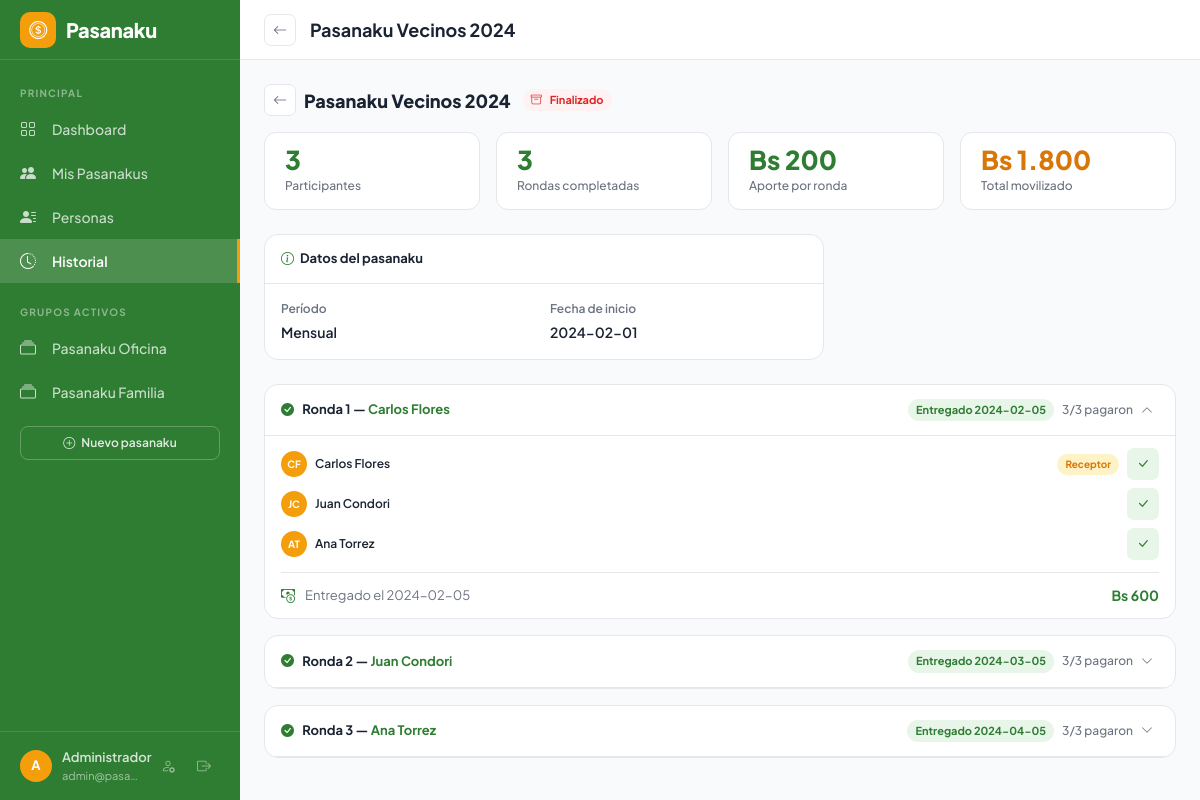
The page /?page=historial&action=detail&id=3 (signed in) on the database its author committed.
### tables this page shows
CREATE TABLE IF NOT EXISTS `pasanakus` (
  `id`                  INT PRIMARY KEY AUTO_INCREMENT,
  `nombre`              VARCHAR(255) NOT NULL,
  `monto_contribucion`  DECIMAL(10,2) NOT NULL,
  `periodo`             ENUM('semanal','quincenal','mensual') NOT NULL DEFAULT 'mensual',
  `fecha_inicio`        DATE NOT NULL,
  `estado`              ENUM('activo','finalizado') NOT NULL DEFAULT 'activo',
  `created_at`          TIMESTAMP DEFAULT CURRENT_TIMESTAMP
);

CREATE TABLE IF NOT EXISTS `personas` (
  `id`         INT PRIMARY KEY AUTO_INCREMENT,
  `nombre`     VARCHAR(255) NOT NULL,
  `telefono`   VARCHAR(50),
  `created_at` TIMESTAMP DEFAULT CURRENT_TIMESTAMP
);

CREATE TABLE IF NOT EXISTS `entregas` (
  `id`              INT PRIMARY KEY AUTO_INCREMENT,
  `pasanaku_id`     INT NOT NULL,
  `participante_id` INT NOT NULL,
  `ronda`           INT NOT NULL,
  `fecha_entrega`   DATE NOT NULL,
  `notas`           TEXT NULL,
  `created_at`      TIMESTAMP DEFAULT CURRENT_TIMESTAMP,
  FOREIGN KEY (`pasanaku_id`)     REFERENCES `pasanakus`(`id`) ON DELETE CASCADE,
  FOREIGN KEY (`participante_id`) REFERENCES `pasanaku_participantes`(`id`) ON DELETE CASCADE
);

CREATE TABLE IF NOT EXISTS `pasanaku_participantes` (
  `id`          INT PRIMARY KEY AUTO_INCREMENT,
  `pasanaku_id` INT NOT NULL,
  `persona_id`  INT NOT NULL,
  `orden`       INT NOT NULL DEFAULT 1,
  `activo`      TINYINT(1) NOT NULL DEFAULT 1,
  `created_at`  TIMESTAMP DEFAULT CURRENT_TIMESTAMP,
  FOREIGN KEY (`pasanaku_id`) REFERENCES `pasanakus`(`id`) ON DELETE CASCADE,
  FOREIGN KEY (`persona_id`)  REFERENCES `personas`(`id`)  ON DELETE CASCADE
);

### controllers/AdminController.php (called while the page is built, shortened)
<?php
class AdminController {
    public static function historialDetail(): void {
        require_once __DIR__ . '/../models/Pasanaku.php';
        require_once __DIR__ . '/../models/Participante.php';
        require_once __DIR__ . '/../models/Entrega.php';
        $id       = (int)($_GET['id'] ?? 0);
        $pasanaku = Pasanaku::find($id);
        $participantes = Participante::byPasanaku($id);
        $numRondas     = count($participantes);
        $pagosMap = [];
        for ($r = 1; $r <= $numRondas; $r++) {
            $pagos = Pago::byPasanakuRonda($id, $r);
            foreach ($pagos as $p) {
                $pagosMap[$r][$p['participante_id']] = true;
            }
        }
        $entregasMap = [];
        $entregas    = Entrega::byPasanaku($id);
        foreach ($entregas as $e) {
            $entregasMap[$e['ronda']] = $e;
        }
        require __DIR__ . '/../views/historial/detail.php';
    }
}

### config/database.php (called while the page is built, shortened)
<?php
function getDB(): PDO {
    static $pdo = null;
    if ($pdo === null) {
        $dsn = 'mysql:host=' . DB_HOST . ';dbname=' . DB_NAME . ';charset=' . DB_CHARSET;
        $pdo = new PDO($dsn, DB_USER, DB_PASS, [
            PDO::ATTR_ERRMODE            => PDO::ERRMODE_EXCEPTION,
            PDO::ATTR_DEFAULT_FETCH_MODE => PDO::FETCH_ASSOC,
            PDO::ATTR_EMULATE_PREPARES   => false,
        ]);
    }
    return $pdo;
}

### models/Pasanaku.php (called while the page is built, shortened)
<?php
require_once __DIR__ . '/../config/database.php';
class Pasanaku {
    public static function activos(): array {
        return getDB()->query('SELECT * FROM pasanakus WHERE estado = "activo" ORDER BY created_at DESC')->fetchAll();
    }
    public static function find(int $id): array|false {
        $stmt = getDB()->prepare('SELECT * FROM pasanakus WHERE id = ? LIMIT 1');
        $stmt->execute([$id]);
        return $stmt->fetch();
    }
}

### models/Participante.php (called while the page is built, shortened)
<?php
require_once __DIR__ . '/../config/database.php';
class Participante {
    public static function byPasanaku(int $pasanakuId): array {
        $stmt = getDB()->prepare(
            'SELECT pp.*, pe.nombre, pe.telefono
             FROM pasanaku_participantes pp
             JOIN personas pe ON pe.id = pp.persona_id
             WHERE pp.pasanaku_id = ?
             ORDER BY pp.orden ASC'
        );
        $stmt->execute([$pasanakuId]);
        return $stmt->fetchAll();
    }
}

### models/Entrega.php (called while the page is built, shortened)
<?php
require_once __DIR__ . '/../config/database.php';
class Entrega {
    public static function byPasanaku(int $pasanakuId): array {
        $stmt = getDB()->prepare('SELECT * FROM entregas WHERE pasanaku_id = ?');
        $stmt->execute([$pasanakuId]);
        return $stmt->fetchAll();
    }
}

### views/historial/detail.php (the view, shortened to what this page needs)
<?php
$pageTitle = htmlspecialchars($pasanaku['nombre']);
$totalRondas    = $numRondas;
$totalRecaudado = $pasanaku['monto_contribucion'] * $totalRondas * count($participantes);
require __DIR__ . '/../layout/header.php';
?>
<div class="d-flex align-items-center gap-2 mb-3 flex-wrap">
  <a href="?page=historial" class="btn-icon"><i class="bi bi-arrow-left"></i></a>
  <div style="font-size:18px;font-weight:800"><?= htmlspecialchars($pasanaku['nombre']) ?></div>
  <span class="badge-red ms-1"><i class="bi bi-archive me-1"></i>Finalizado</span>
</div>
<div class="stat-row mb-4">
  <div class="stat-pill">
    <div class="stat-pill-val"><?= count($participantes) ?></div>
    <div class="stat-pill-label">Participantes</div>
  </div>
  <div class="stat-pill">
    <div class="stat-pill-val"><?= $totalRondas ?></div>
    <div class="stat-pill-label">Rondas completadas</div>
  </div>
  <div class="stat-pill">
    <div class="stat-pill-val"><?= formatBs($pasanaku['monto_contribucion']) ?></div>
    <div class="stat-pill-label">Aporte por ronda</div>
  </div>
  <div class="stat-pill">
    <div class="stat-pill-val" style="color:var(--pk-amber-dark)"><?= formatBs($totalRecaudado) ?></div>
    <div class="stat-pill-label">Total movilizado</div>
  </div>
</div>
<div class="detail-panel mb-4" style="max-width:560px">
  <div class="panel-header"><span><i class="bi bi-info-circle"></i>Datos del pasanaku</span></div>
  <div style="padding:16px;display:grid;grid-template-columns:1fr 1fr;gap:12px">
    <div>
      <div class="form-label-sm">Período</div>
      <div style="font-size:14px;font-weight:600;text-transform:capitalize"><?= $pasanaku['periodo'] ?></div>
    </div>
    <div>
      <div class="form-label-sm">Fecha de inicio</div>
      <div style="font-size:14px;font-weight:600"><?= $pasanaku['fecha_inicio'] ?></div>
    </div>
  </div>
</div>
<?php for ($r = 1; $r <= $totalRondas; $r++):
  $receptor = null;
  foreach ($participantes as $p) {
    if ((int)$p['orden'] === $r && $p['activo']) { $receptor = $p; break; }
  }
  $entrega      = $entregasMap[$r] ?? null;
  $pagadosRonda = array_filter($participantes, fn($p) => !empty($pagosMap[$r][$p['id']]));
  $pagadosCount = count($pagadosRonda);
  $totalParts   = count($participantes);
?>
<div class="detail-panel mb-3">
  <div class="panel-header" style="cursor:pointer" onclick="toggleRonda(<?= $r ?>)">
    <span>
      <?php if ($entrega): ?>
        <i class="bi bi-check-circle-fill" style="color:var(--pk-green);margin-right:6px"></i>
      <?php else: ?>
        <i class="bi bi-circle" style="color:var(--pk-muted);margin-right:6px"></i>
      <?php endif; ?>
      Ronda <?= $r ?>
      <?php if ($receptor): ?>
        — <span style="color:var(--pk-green);font-weight:700"><?= htmlspecialchars($receptor['nombre']) ?></span>
      <?php endif; ?>
    </span>
    <div class="d-flex align-items-center gap-2">
      <?php if ($entrega): ?>
        <span class="badge-green">Entregado <?= $entrega['fecha_entrega'] ?></span>
      <?php endif; ?>
      <span style="font-size:12px;color:var(--pk-muted);font-weight:500"><?= $pagadosCount ?>/<?= $totalParts ?> pagaron</span>
      <i class="bi bi-chevron-down" id="chevron-<?= $r ?>" style="color:var(--pk-muted);font-size:12px;transition:transform 0.2s"></i>
    </div>
  </div>
  <div id="ronda-body-<?= $r ?>" style="display:none">
    <div style="padding:12px 16px">
      <?php foreach ($participantes as $p):
        $esReceptor = ((int)$p['orden'] === $r);
        $pagado     = !empty($pagosMap[$r][$p['id']]);
      ?>
      <div class="payment-row" style="margin-bottom:8px">
        <div class="d-flex align-items-center gap-2" style="flex:1;min-width:0">
          <div class="user-avatar" style="width:26px;height:26px;font-size:10px;flex-shrink:0">
            <?= initials($p['nombre']) ?>
          </div>
          <span class="payment-row-name"><?= htmlspecialchars($p['nombre']) ?></span>
          <?php if ($esReceptor): ?>
            <span class="badge-amber" style="font-size:10px">Receptor</span>
          <?php endif; ?>
        </div>
        <div class="pay-cell <?= $pagado ? 'pay-paid' : 'pay-na' ?>" style="cursor:default" title="<?= $pagado ? 'Pagó' : 'No pagó' ?>">
          <?php if ($pagado): ?>
            <i class="bi bi-check-lg"></i>
          <?php else: ?>
            <i class="bi bi-x-lg" style="font-size:11px"></i>
          <?php endif; ?>
        </div>
      </div>
      <?php endforeach; ?>
      <?php if ($entrega): ?>
      <div style="margin-top:12px;padding-top:12px;border-top:1px solid var(--pk-border);display:flex;align-items:center;gap:10px">
        <i class="bi bi-cash-coin" style="color:var(--pk-green)"></i>
        <span style="font-size:13px;color:var(--pk-muted)">Entregado el <?= $entrega['fecha_entrega'] ?></span>
        <strong style="color:var(--pk-green);margin-left:auto"><?= formatBs($pasanaku['monto_contribucion'] * $totalParts) ?></strong>
      </div>
      <?php endif; ?>
    </div>
  </div>
</div>
<?php endfor; ?>
<?php require __DIR__ . '/../layout/footer.php'; ?>

### views/layout/header.php (shortened to what this page needs)
<!DOCTYPE html>
<html lang="es">
<head>
  <link href="https://cdn.jsdelivr.net/npm/bootstrap@5.3.3/dist/css/bootstrap.min.css" rel="stylesheet">
  <link href="https://cdn.jsdelivr.net/npm/bootstrap-icons@1.11.3/font/bootstrap-icons.min.css" rel="stylesheet">
  <link href="<?= BASE_URL ?>assets/css/app.css?v=<?= @filemtime(__DIR__ . '/../../assets/css/app.css') ?>" rel="stylesheet">
</head>
<body>
<?php
$currentPage   = $_GET['page']   ?? 'dashboard';
$currentAction = $_GET['action'] ?? 'index';
$currentPkId   = $_GET['id']     ?? null;
$adminNombre   = $_SESSION['admin_nombre'] ?? 'Admin';
$adminEmail    = $_SESSION['admin_email']  ?? '';
function initials(string $name): string {
  $parts = explode(' ', trim($name));
  $ini = '';
  foreach (array_slice($parts, 0, 2) as $p) { $ini .= mb_strtoupper(mb_substr($p, 0, 1)); }
  return $ini ?: '?';
}
function formatBs(float $n): string { return 'Bs ' . number_format($n, 0, ',', '.'); }
?>
<div class="app-shell">
  <nav class="sidebar">
    <div class="sidebar-brand">
      <div class="brand-name">
        <div class="brand-icon"><i class="bi bi-coin"></i></div>
        Pasanaku
      </div>
    </div>
    <div class="sidebar-nav">
      <div class="nav-section-label">Principal</div>
      <a href="?page=dashboard" class="nav-item-btn <?= $currentPage === 'dashboard' ? 'active' : '' ?>">
        <i class="bi bi-grid"></i> Dashboard
      </a>
      <a href="?page=pasanaku" class="nav-item-btn <?= ($currentPage === 'pasanaku' && $currentAction !== 'detail') ? 'active' : '' ?>">
        <i class="bi bi-people-fill"></i> Mis Pasanakus
      </a>
      <a href="?page=personas" class="nav-item-btn <?= $currentPage === 'personas' ? 'active' : '' ?>">
        <i class="bi bi-person-lines-fill"></i> Personas
      </a>
      <a href="?page=historial" class="nav-item-btn <?= $currentPage === 'historial' ? 'active' : '' ?>">
        <i class="bi bi-clock-history"></i> Historial
      </a>
      <?php
      require_once __DIR__ . '/../../models/Pasanaku.php';
      $navPasanakus = Pasanaku::activos();
      if ($navPasanakus):
      ?>
      <div class="nav-section-label" style="margin-top:8px">Grupos activos</div>
      <?php foreach ($navPasanakus as $navPk): ?>
      <a href="?page=pasanaku&action=detail&id=<?= $navPk['id'] ?>"
        class="nav-item-btn <?= ($currentPage === 'pasanaku' && $currentAction === 'detail' && (int)$currentPkId === $navPk['id']) ? 'active' : '' ?>">
        <i class="bi bi-collection"></i>
        <span style="overflow:hidden;text-overflow:ellipsis;white-space:nowrap"><?= htmlspecialchars($navPk['nombre']) ?></span>
      </a>
      <?php endforeach; ?>
      <?php endif; ?>
      <div style="padding:12px 20px 0">
        <a href="?page=pasanaku&action=create" class="btn-pk-outline btn-pk-outline-sidebar w-100 justify-content-center" style="font-size:12px">
          <i class="bi bi-plus-circle"></i> Nuevo pasanaku
        </a>
      </div>
    </div>
    <div class="sidebar-footer">
      <div class="user-chip">
        <div class="user-avatar"><?= initials($adminNombre) ?></div>
        <div style="min-width:0">
          <div style="font-weight:600;font-size:13px"><?= htmlspecialchars($adminNombre) ?></div>
          <div style="font-size:11px;opacity:0.7;overflow:hidden;text-overflow:ellipsis;white-space:nowrap"><?= htmlspecialchars($adminEmail) ?></div>
        </div>
        <div class="d-flex gap-1 ms-auto">
          <a href="?page=perfil" class="btn-icon" style="background:transparent;border:none;color:rgba(255,255,255,0.5)" title="Perfil">
            <i class="bi bi-person-gear"></i>
          </a>
          <a href="?page=logout" class="btn-icon" style="background:transparent;border:none;color:rgba(255,255,255,0.5)" title="Cerrar sesión">
            <i class="bi bi-box-arrow-right"></i>
          </a>
        </div>
      </div>
    </div>
  </nav>
  <div class="main-content">
    <div class="topbar">
      <div class="topbar-title">
        <?php if (($currentPage === 'pasanaku' && $currentAction === 'detail') || ($currentPage === 'historial' && $currentAction === 'detail')): ?>
          <a href="?page=<?= $currentPage ?>" class="btn-icon me-1"><i class="bi bi-arrow-left"></i></a>
        <?php endif; ?>
        <?= htmlspecialchars($pageTitle ?? 'Dashboard') ?>
      </div>
    </div>
    <div class="page-body screen-enter">

### rows shown on the page
pasanakus: nombre "Pasanaku Oficina"
pasanakus: nombre "Pasanaku Familia"
pasanakus: nombre "Pasanaku Vecinos 2024", monto_contribucion "Bs 200", monto_contribucion "Bs 1.800", periodo "Mensual", fecha_inicio "2024-02-01", formatBs($pasanaku['monto_contribucion']*$totalParts) "Bs 600"
personas: nombre "Carlos Flores"
entregas: fecha_entrega "2024-02-05"
pasanaku_participantes: persona.nombre "CF", persona.nombre "Carlos Flores", orden "Receptor"
pasanaku_participantes: persona.nombre "JC", persona.nombre "Juan Condori"
pasanaku_participantes: persona.nombre "AT", persona.nombre "Ana Torrez"
personas: nombre "Juan Condori"
entregas: fecha_entrega "2024-03-05"
personas: nombre "Ana Torrez"
entregas: fecha_entrega "2024-04-05"

### other values the page prints
initials($adminNombre) "A"
$adminNombre "Administrador"
$adminEmail "admin@pasa…"
count($participantes) "3"
$totalRondas "3"
$pagadosCount "3"
$totalParts "3"
